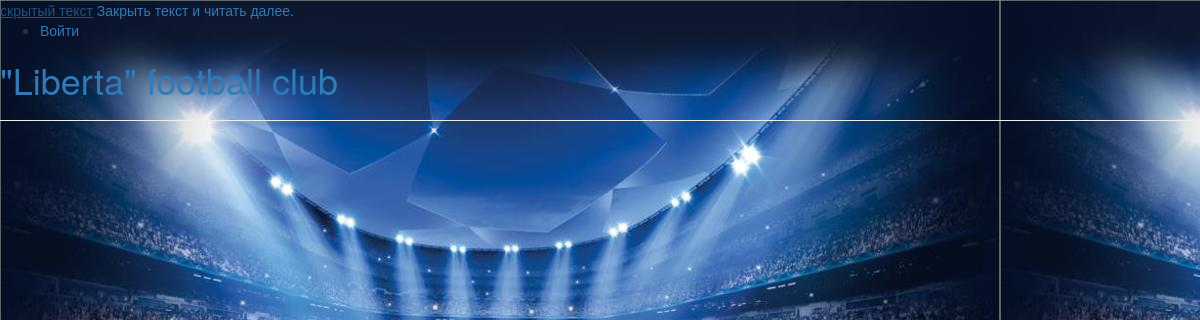
The page /tournaments on the database as committed earlier.
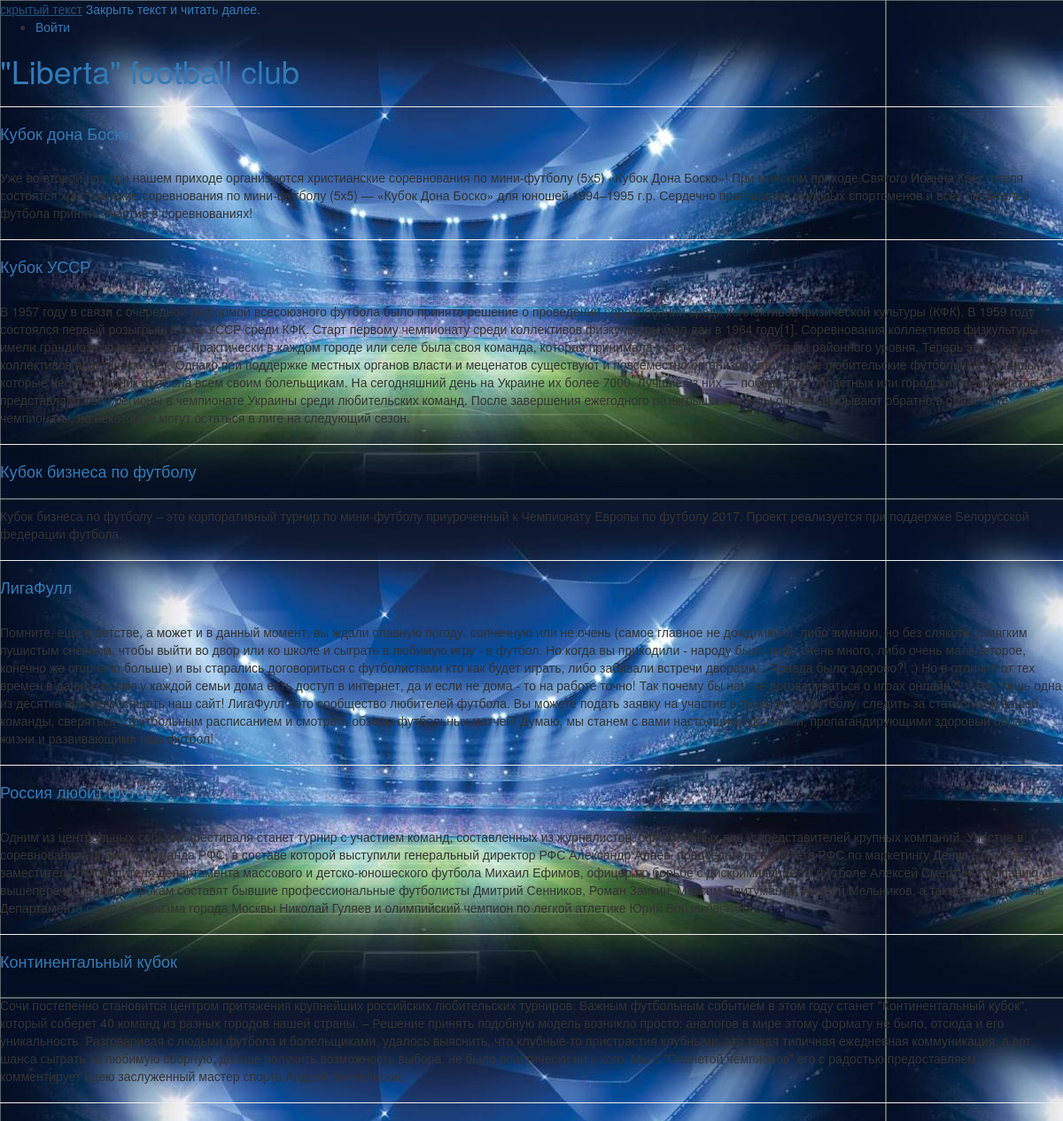
The same page on the database as committed later.
### football/models.py (models this page shows, shortened)
class Cup(models.Model):
    cup_name = models.CharField(max_length=200)
    cup_information = models.TextField(default="Это будет очень хороший турнир!")
    count_commands = models.IntegerField(default=8)
    prize = models.IntegerField(default=1000)
    date = models.DateTimeField(default=timezone.now() + datetime.timedelta(days = 30))
    referee = models.ForeignKey(Referee, on_delete=models.CASCADE)

### football/views.py (the view)
# urls.py: url(r'^tournaments', views.tournaments, name = "tournaments"),
def tournaments(request):
    context = {}
    context["tournaments"] = Cup.objects.all()
    return render_to_response("football/tournaments.html", context)

### football/templates/football/tournaments.html
{% extends "main.html" %}
{% block tournaments %}
<hr>
{% for tournament in tournaments %}
    <h4><a href = {% url "football:tournament" tournament.id %}>{{ tournament.cup_name }}</a></h4>
    <br>
    <p>{{ tournament.cup_information }}</p>
    <hr>
{% endfor %}
{% endblock tournaments %}

### templates/main.html (shortened to what this page needs)
<!DOCTYPE html>
<html lang="en">
<head>
    {% load staticfiles %}
    <link rel="stylesheet" type="text/css" href="{% static 'loginsys/login.css' %}" />
    <link rel="stylesheet" href="//maxcdn.bootstrapcdn.com/bootstrap/3.2.0/css/bootstrap.min.css">
    <link rel="stylesheet" href="//maxcdn.bootstrapcdn.com/bootstrap/3.2.0/css/bootstrap-theme.min.css">
</head>
<body>
<a href="javascript: displ('var')"> скрытый текст</a>
<a href="javascript: displ('var')"> Закрыть текст и читать далее.</a>
<div class="top-bar">
 <section class="top-bar-section">
        <ul class="right">
            {% if username %}
                <li><a href={% url "loginsys:logout" %}>Выйти ({{username }})</a> </li>
            {% else %}
                <li><a href={% url "loginsys:login" %}>Войти</a></li>
            {% endif %}
        </ul>
    </section>
</div>
<h1><a href={% url 'football:main' %}>"Liberta" football club</a> </h1>
{% block tournaments %}{% endblock %}
</body>
</html>

### templates/main.html (style rules this page uses)
body { background-image: url("../fone.jpg"); }

Rows that differ between the two databases and show on the page:
added Cup: cup_name "Кубок дона Боско", cup_information "Уже во второй раз при нашем приходе организуются христианские соревнования по мини-футболу (5х5) «Кубок Дона Боско»! При минском приходе Святого Иоанна Крестителя состоятся христианские соревнования по мини-футболу (5х5) — «Кубок Дона Боско» для юношей 1994–1995 г.р. Сердечно приглашаем молодых спортсменов и всех любителей футбола принять участие в соревнованиях!"
added Cup: cup_name "Кубок УССР", cup_information "В 1957 году в связи с очередной реформой всесоюзного футбола было принято решение о проведении соревнований среди коллективов физической культуры (КФК). В 1959 году состоялся первый розыгрыш Кубка УССР среди КФК. Старт первому чемпионату среди коллективов физкультуры был дан в 1964 году[1]. Соревнования коллективов физкультуры имели грандиозную массовость. Практически в каждом городе или селе была своя команда, которая принимала участие в турнире хотя бы районного уровня. Теперь этих коллективов практически нет. Однако при поддержке местных органов власти и меценатов существуют и повсеместно организовуются новые любительские футбольные команды, которые несут праздник футбола всем своим…"
added Cup: cup_name "Кубок бизнеса по футболу", cup_information "Кубок бизнеса по футболу – это корпоративный турнир по мини-футболу приуроченный к Чемпионату Европы по футболу 2017. Проект реализуется при поддержке Белорусской федерации футбола."
added Cup: cup_name "ЛигаФулл", cup_information "Помните, еще в детстве, а может и в данный момент, вы ждали славную погоду, солнечную или не очень (самое главное не дождливую), либо зимнюю, но без слякоти, с мягким пушистым снежком, чтобы выйти во двор или ко школе и сыграть в любимую игру - в футбол. Но когда вы приходили - народу было либо очень много, либо очень мало (второе, конечно же огорчало больше) и вы старались договориться с футболистами кто как будет играть, либо забивали встречи дворами... Правда было здорово?! :) Но в отличие от тех времен в данное время у каждой семьи дома есть доступ в интернет, да и если не дома - то на работе точно! Так почему бы нам не договариваться о играх онлайн?! :) Это лишь одна из десятка причин…"
added Cup: cup_name "Россия любит футбол", cup_information "Одним из центральных событий фестиваля станет турнир с участием команд, составленных из журналистов, официальных лиц и представителей крупных компаний. Участие в соревнованиях примет и команда РФС, в составе которой выступили генеральный директор РФС Александр Алаев, председатель Комитета РФС по маркетингу Денис Соловьев, заместитель руководителя департамента массового и детско-юношеского футбола Михаил Ефимов, офицер по борьбе с дискриминацией в футболе Алексей Смертин. Компанию вышеперечисленным игрокам составят бывшие профессиональные футболисты Дмитрий Сенников, Роман Заикин, Максим Притуманов, Андрей Мельников, а также руководитель Департамента спорта и туризма города Москвы Николай…"
added Cup: cup_name "Континентальный кубок", cup_information "Сочи постепенно становится центром притяжения крупнейших российских любительских турниров. Важным футбольным событием в этом году станет \"Континентальный кубок\", который соберет 40 команд из разных городов нашей страны. – Решение принять подобную модель возникло просто: аналогов в мире этому формату не было, отсюда и его уникальность. Разговаривая с людьми футбола и болельщиками, удалось выяснить, что клубные-то пристрастия клубными, это такая типичная ежедневная коммуникация, а вот шанса сыграть за любимую сборную, да еще получить возможность выбора, не было практически ни у кого. Мы с \"Планетой чемпионов\" его с радостью предоставляем, – комментирует идею заслуженный мастер спорта Андрей…"
